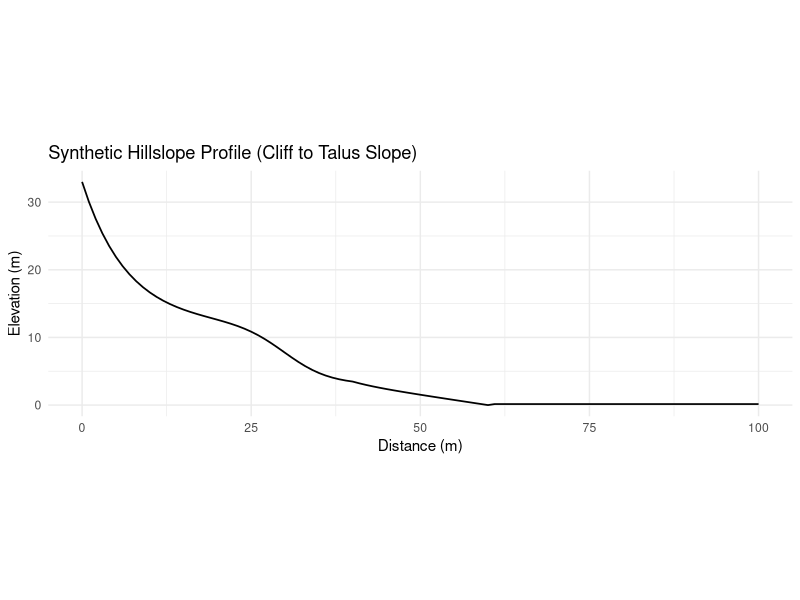
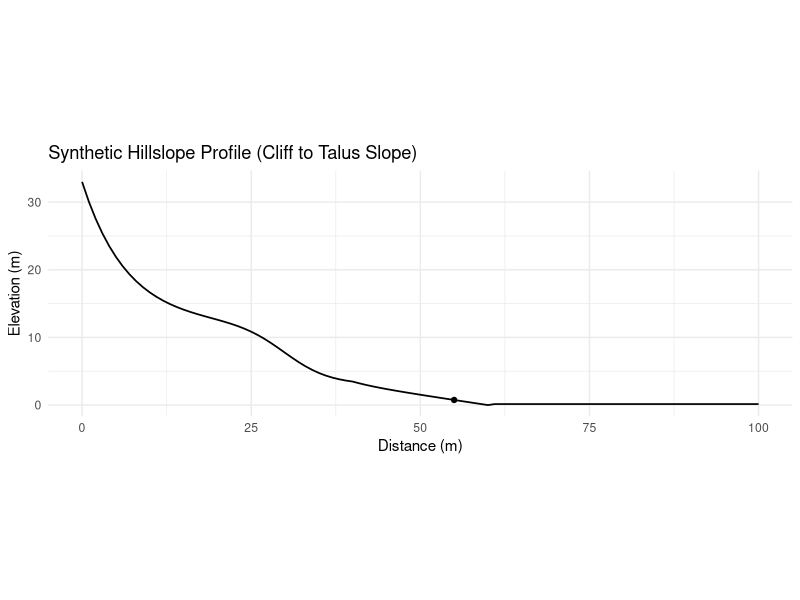
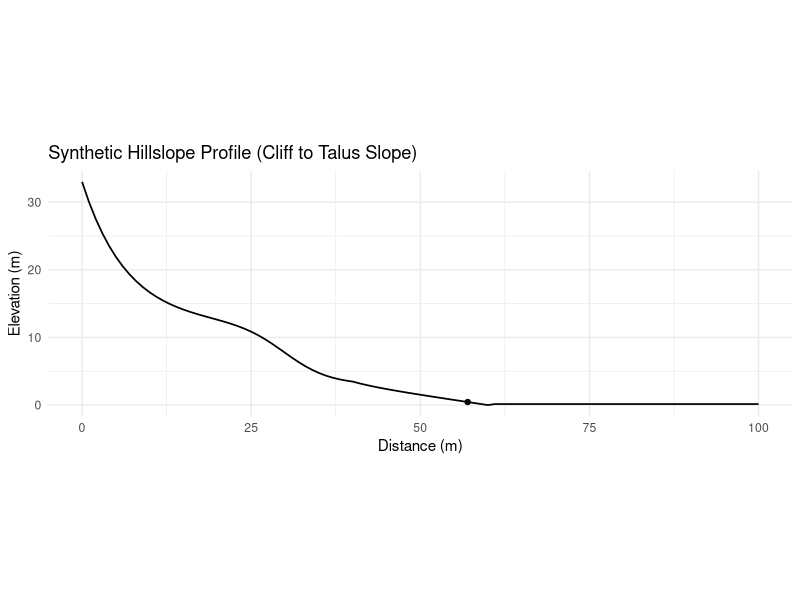
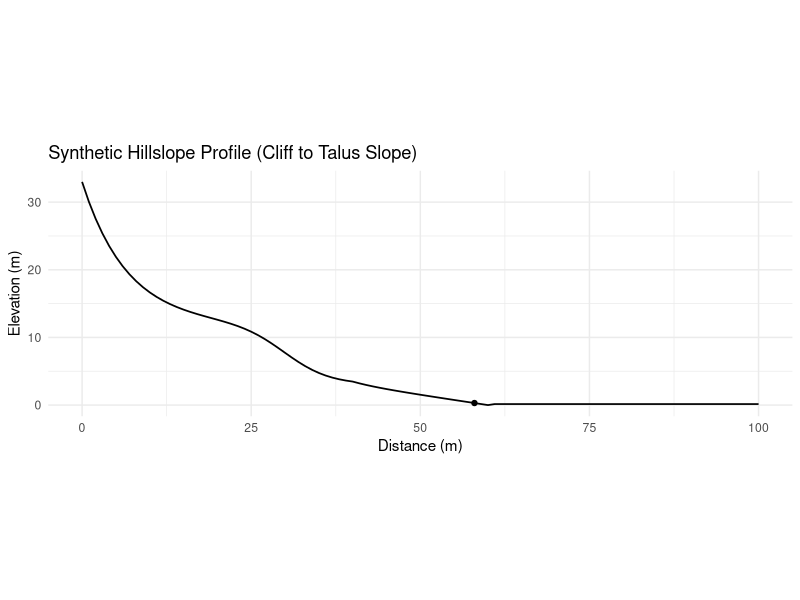
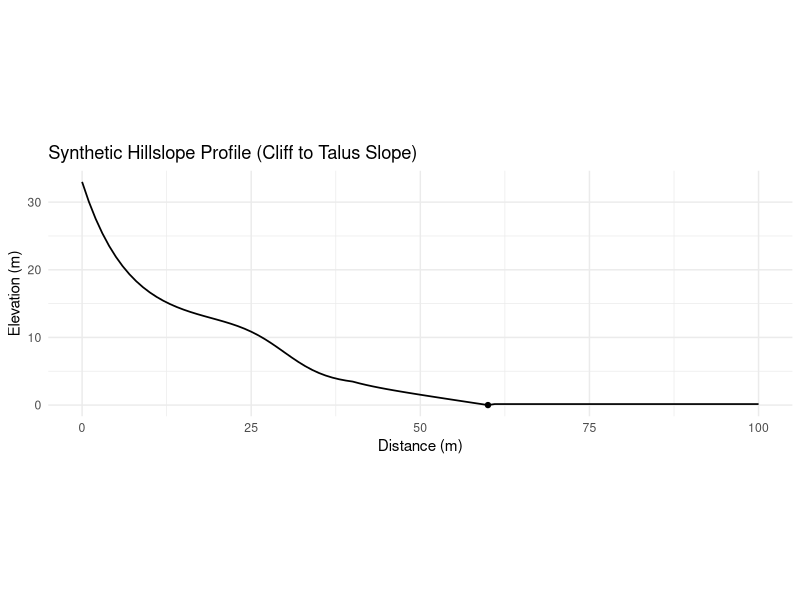
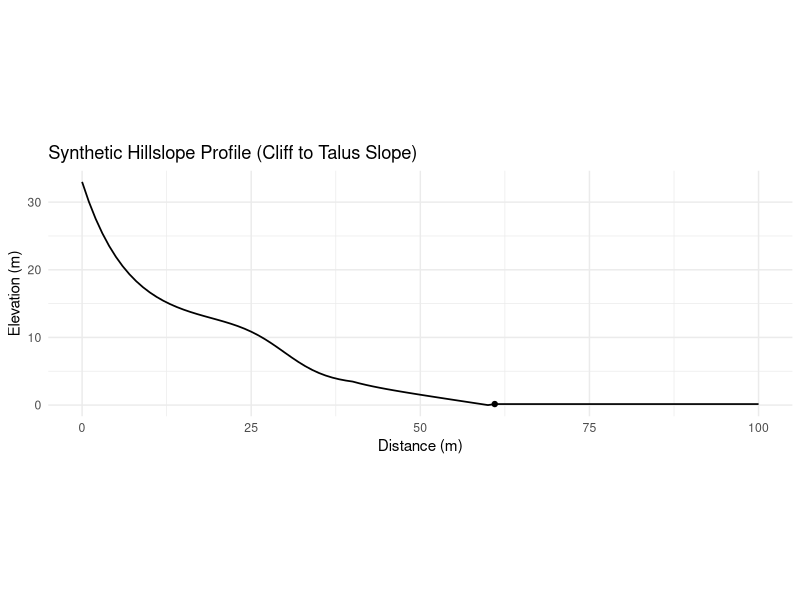
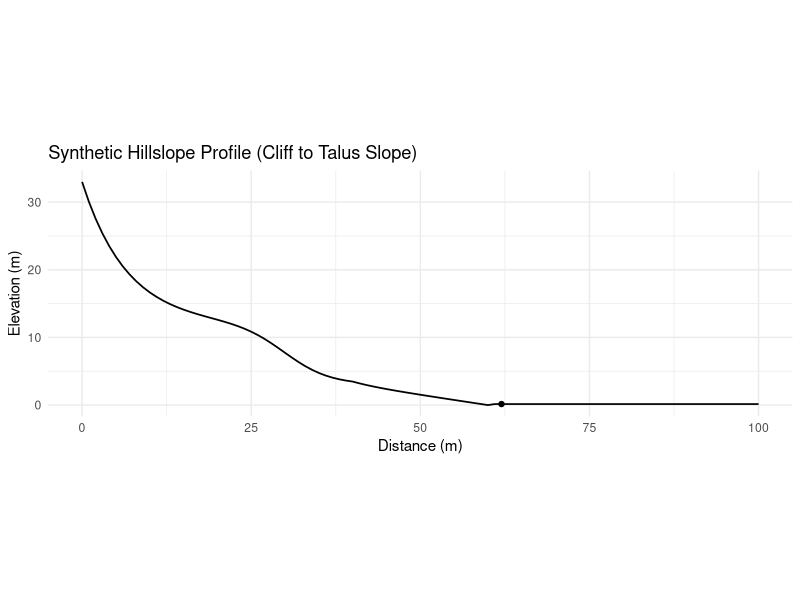
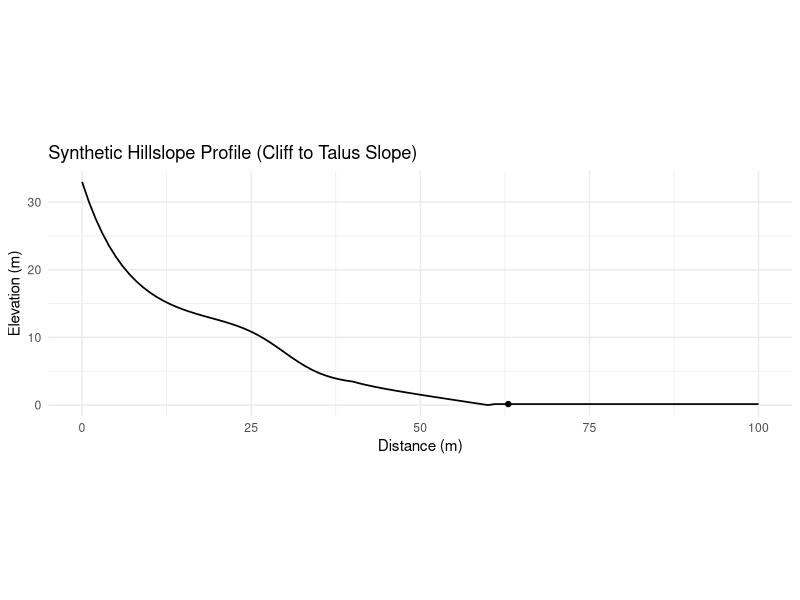

Generate these figures, in order, with R:

rockfall <- function(mu = 0.1, v_p = 1, h_i = 300, h_p = 400, 
                     K=0.25, method = 'rolling', l = 12.5){
  
  # K: reduction percentage 0.25 = 75%
  # mu: either 'rolling' or 'sliding' friction coefficient depending on method
  # method: 'sliding' or 'rolling'
  # Scheidegger 1975
  # see Wichmann 2017 in GMD for more details
  
  g <- 9.80665  # Gravitational acceleration (m/s^2)
  h_f <- h_p - h_i # height difference
  
  if(is.null(v_p)){
    # Initial velocity from start cell
    
    v_i <- sqrt(2*g*h_f*K)
  
  } else {

    if(method == "rolling"){
      
      v_i <- sqrt(v_p^2 + 2 * g * (h_f - mu * l))
      
    } else if(method == "sliding"){
      
      v_i <- sqrt(v_p^2 + 10/7 * g * (h_f - mu * l))
      
    }
  }
  
  return(v_i)
  
}

library(ggplot2)

# Distance along the profile (0 to 100 m)
x <- 0:100

# Parameters
cliff_height <- 30
steep_part <- -cliff_height * (1 - exp(-0.15 * x))  # Exponential drop

# Flattening towards the bottom
flattened <- -cliff_height / (1 + exp(-0.3 * (x - 30)))  # Logistic curve

# Combine and blend (weighted sum)
z <- 0.7 * steep_part + 0.3 * flattened

# Add talus slope (gentle), starting around x = 40
z[x > 40] <- z[x > 40] + (x[x > 40] - 40) * (-0.15)

# Make slope flat after x = 60
z[x > 60] <- z[60]

z = z + abs(min(z))

# Plot
profile_df <- data.frame(Distance = x, Elevation = z)

ggplot(profile_df, aes(x = Distance, y = Elevation)) +
  geom_line(color = "black", size = 0.6) +
  labs(title = "Synthetic Hillslope Profile (Cliff to Talus Slope)",
       x = "Distance (m)", y = "Elevation (m)") +
  theme_minimal() +
  coord_fixed(ratio = 1)

Ks = c(0.1, 0.2, 0.3, 0.4, 0.5, 0.6, 0.7, 0.8, 0.9)
k_plots <- list()

for (k in 1:length(Ks)){
  
  print(k)
  vel_store <- rep(NA, times = 100)
  
  v_p = NULL
  h_p = max(z) + 5
  h_i = z[1]
  
  for(i in 1:length(x)){
    h_i = z[i]
    vel <- rockfall(mu = 0.6, v_p = v_p, h_i = h_i, h_p = h_p, 
                    K = Ks[k], method = 'sliding', l = 1)
    
    v_p = vel
    h_p = h_i
    if(is.nan(v_p)){
      vel = 0
    }
     vel_store[[i]] <- vel
    
  }
  
  
  # Find where runout stops
  stop_index <- which(vel_store == 0)[1]
  stop_point <- data.frame(Distance = x[stop_index], Elevation = z[stop_index])
  
  k_plots[[k]] <- ggplot(profile_df, aes(x = Distance, y = Elevation)) +
    geom_line(color = "black", size = 0.6) +
    labs(title = "Synthetic Hillslope Profile (Cliff to Talus Slope)",
         x = "Distance (m)", y = "Elevation (m)") +
    geom_point(data = stop_point) +
    theme_minimal() +
    coord_fixed(ratio = 1)
  
}

k_plots
